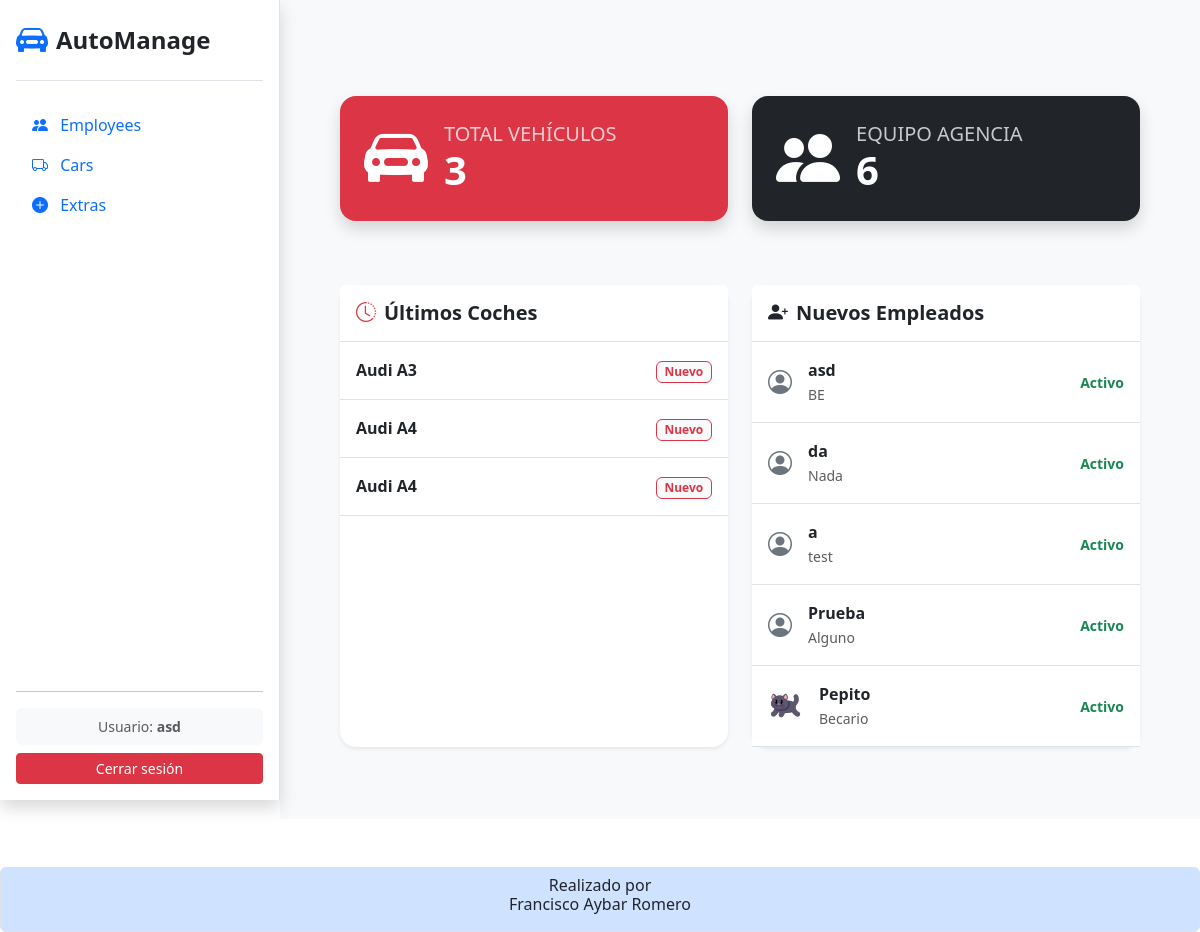
The app's page / (signed in), older data.
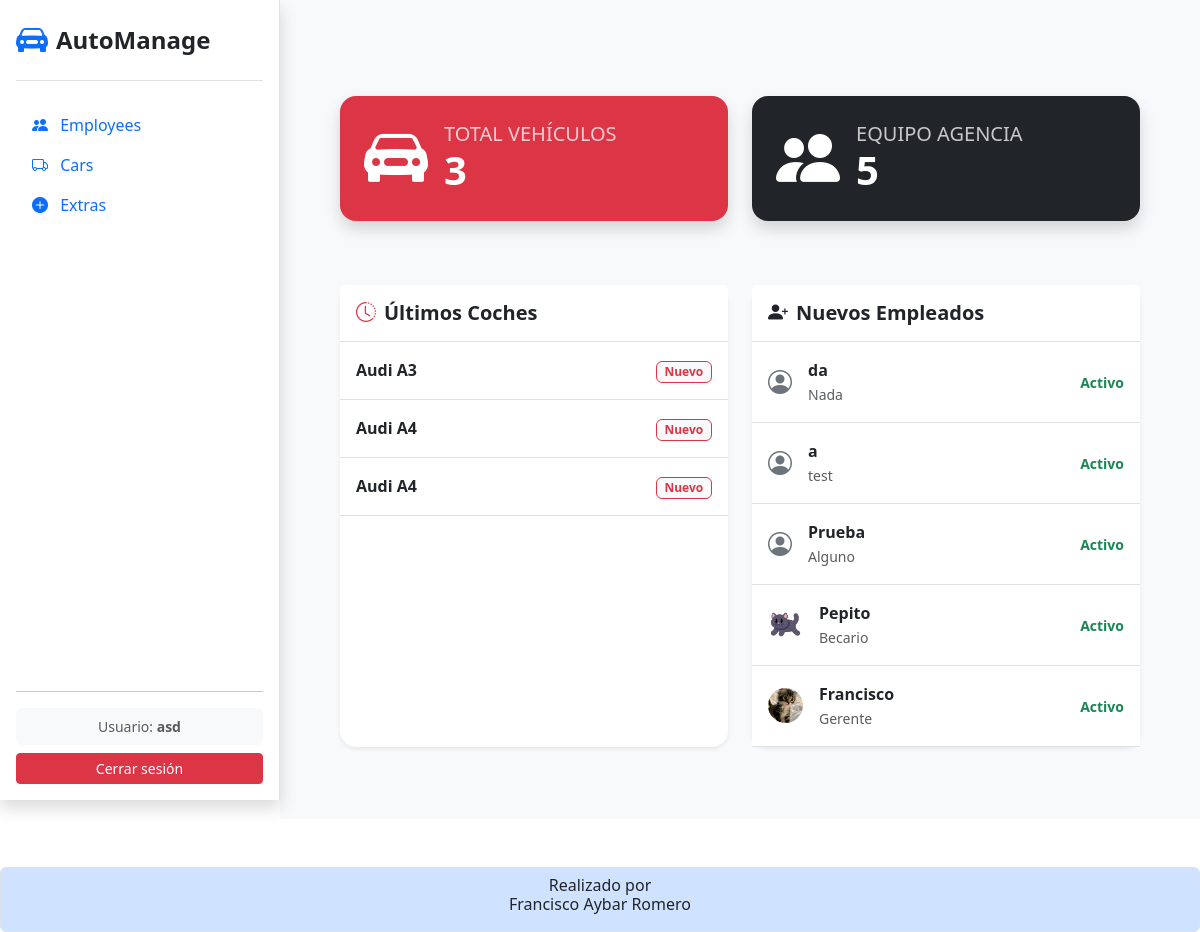
The same page, newer data.
### app_agencia_coches/models.py (models this page shows, shortened)
class Cars (models.Model):
    marca = models.CharField (
        verbose_name = 'Marca',
        max_length = 100,
        default = ''
    )
    modelo = models.CharField (
        verbose_name = 'Modelo',
        max_length =  100,
        default = ''
    )
    fecha_fabricacion = models.DateField (
        verbose_name = 'Fecha de fabricacion',
        default = date.today
    )
    kilometros = models.PositiveIntegerField (
        verbose_name = 'Kilometros',
        default = 0
    )
    combustible = models.CharField (
        verbose_name = 'Combustible',
        max_length = 100,
        default = ''
    )
    color = models.CharField (
        verbose_name = 'Color',
        max_length = 100,
        default = ''
    )
    imagen = models.ImageField (
        verbose_name = 'Imagen',
        upload_to = "coches/",
        blank=True,
        null=True
    )
    fecha_modificacion = models.DateField (
        auto_now = True
    )
    creado_por = models.ForeignKey(
        Employee,
        verbose_name = 'Creado por',
        on_delete = models.CASCADE
    )
    extras = models.ManyToManyField(
        Extra,
        verbose_name = 'Extras',
        related_name = 'coches',
        blank=True
    )

class Employee (models.Model):
    user = models.OneToOneField(
        User,
        on_delete = models.CASCADE,
        null = True,
        blank = True
    )
    nombre = models.CharField (
        verbose_name = 'Nombre',
        max_length = 100,
        default = ''
    )
    apellidos = models.CharField (
        verbose_name = 'Apellidos',
        max_length = 100,
        default = ''
    )
    puesto = models.CharField (
        verbose_name = 'Puesto',
        max_length = 100,
        default = ''
    )
    fecha_contratacion = models.DateField (
        verbose_name = 'Fecha de contratacion',
        auto_now_add = True
    )
    foto = models.ImageField (
        verbose_name = 'Foto',
        upload_to = "empleados/",
        blank = True,
        null = True
    )

### app_agencia_coches/views.py (the view)
# urls.py: path('', views.dashboard, name='dashboard'),
@login_required
def dashboard(request):
    total_cars = Cars.objects.count()
    total_employees = Employee.objects.count()
    recent_cars = Cars.objects.all().order_by('-id')[:5]
    recent_employees = Employee.objects.all().order_by('-id')[:5]
    context = {
        'total_cars': total_cars,
        'total_employees': total_employees,
        'recent_cars': recent_cars,
        'recent_employees': recent_employees,
    }
    return render(request, 'index.html', context)

### app_agencia_coches/templates/index.html (shortened to what the changed rows need)
<!doctype html>
<html lang="es-ES">
    <head>
        {% block css %}
        <link
            href="https://cdn.jsdelivr.net/npm/bootstrap@5.3.2/dist/css/bootstrap.min.css"
            rel="stylesheet"
        />
        {% endblock css %}
        {% block icon %}
        <link rel="stylesheet" href="https://cdn.jsdelivr.net/npm/bootstrap-icons@1.13.1/font/bootstrap-icons.min.css">
        {% endblock icon %}
        {% load static %}
        <link rel="stylesheet" href="{% static 'css/blur_detalles.css' %}">
        <link rel="stylesheet" href="{% static 'css/style_sidebar.css' %}">
    </head>
    <body>
        <div id="wrapper">
            <main class="main-content w-100 bg-light p-3 p-md-5">
                {% block content %}
                <div class="container mt-5">
                    <div class="row mb-5">
                        <div class="col-md-6 mb-3">
                            <div class="card bg-danger text-white shadow border-0 rounded-4">
                                <div class="card-body d-flex align-items-center p-4">
                                    <div>
                                        <h1 class="fw-bold mb-0">{{ total_cars }}</h1>
                                    </div>
                                </div>
                            </div>
                        </div>
                        <div class="col-md-6 mb-3">
                            <div class="card bg-dark text-white shadow border-0 rounded-4">
                                <div class="card-body d-flex align-items-center p-4">
                                    <div>
                                        <h5 class="text-uppercase mb-0 opacity-75">Equipo Agencia</h5>
                                        <h1 class="fw-bold mb-0">{{ total_employees }}</h1>
                                    </div>
                                </div>
                            </div>
                        </div>
                    </div>
                    <div class="row">
                        <div class="col-lg-6 mb-4">
                            <div class="card shadow-sm border-0 rounded-4 h-100">
                                <div class="card-body p-0">
                                    <div class="table-responsive">
                                        <table class="table table-hover mb-0">
                                            <tbody class="border-top-0">
                                                {% for car in recent_cars %}
                                                <tr>
                                                    <td class="p-3">
                                                        <div class="fw-bold text-dark">{{ car.marca }} {{ car.modelo }}</div>
                                                    </td>
                                                    <td class="p-3 text-end align-middle">
                                                        <span class="badge bg-light text-danger border border-danger">Nuevo</span>
                                                    </td>
                                                </tr>
                                                {% empty %}
                                                <tr class="text-center"><td class="p-4 text-muted">No hay coches registrados.</td></tr>
                                                {% endfor %}
                                            </tbody>
                                        </table>
                                    </div>
                                </div>
                            </div>
                        </div>
                        <div class="col-lg-6 mb-4">
                            <div class="card shadow-sm border-0 rounded-4 h-100">
                                <div class="card-body p-0">
                                    <div class="table-responsive">
                                        <table class="table table-hover mb-0">
                                            <tbody class="border-top-0">
                                                {% for emp in recent_employees %}
                                                <tr>
                                                    <td class="p-3 d-flex align-items-center">
                                                        {% if emp.foto %}
                                                            <img src="{{ emp.foto.url }}" class="rounded-circle me-3" style="width: 35px; height: 35px; object-fit: cover;">
                                                        {% else %}
                                                            <i class="bi bi-person-circle fs-4 me-3 text-secondary"></i>
                                                        {% endif %}
                                                        <div>
                                                            <div class="fw-bold text-dark">{{ emp.user.username }}</div>
                                                            <small class="text-muted">{{ emp.puesto }}</small>
                                                        </div>
                                                    </td>
                                                    <td class="p-3 text-end align-middle">
                                                        <span class="text-success small fw-bold">Activo</span>
                                                    </td>
                                                </tr>
                                                {% empty %}
                                                <tr class="text-center"><td class="p-4 text-muted">No hay empleados registrados.</td></tr>
                                                {% endfor %}
                                            </tbody>
                                        </table>
                                    </div>
                                </div>
                            </div>
                        </div>
                    </div>
                </div>
                {% endblock %}
            </main>
        </div>
    </body>
</html>

Row changes from the older to the newer data that the page shows:
removed Employee: user.username "asd", puesto "BE"
now on this page (row edited): Employee: foto (picture), user.username "Francisco", puesto "Gerente"
Text that changed along with them:
{{ total_employees }}: "6" → "5"
